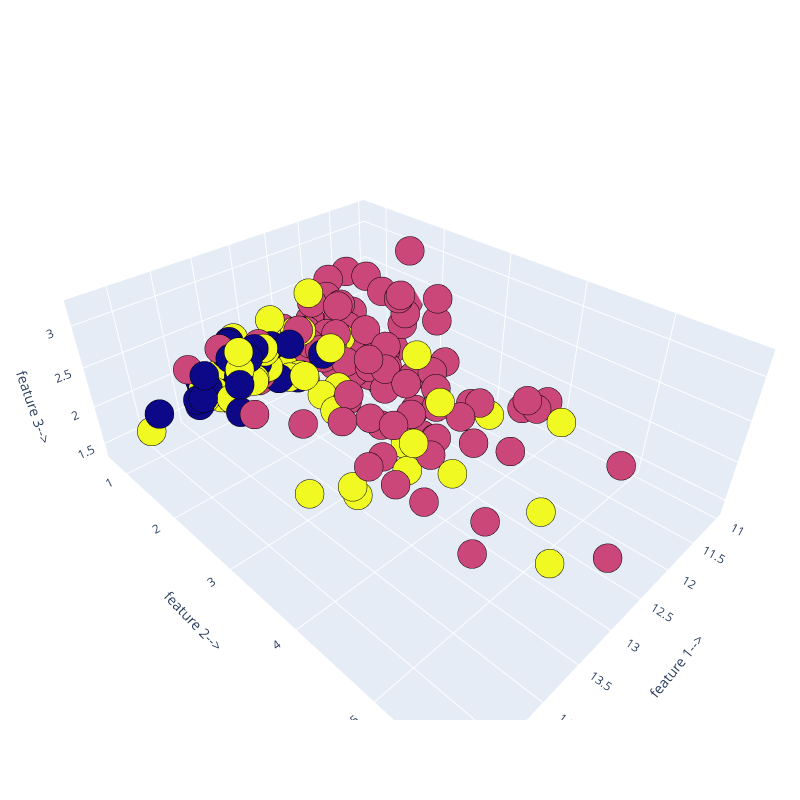

Notebook code for this chart:
### Code cell
import plotly.graph_objects as go
from sklearn.cluster import KMeans

# Assuming X is your dataset
# k-means using k = 3
kmeans = KMeans(n_clusters=4)
kmeans.fit(X)
y_kmeans = kmeans.predict(X)

# 3D plot
Scene = dict(xaxis=dict(title='feature 1-->'),
             yaxis=dict(title='feature 2-->'),
             zaxis=dict(title='feature 3-->'))

labels = kmeans.labels_
trace = go.Scatter3d(x=X[:, 0], y=X[:, 1], z=X[:, 2], mode='markers',
                     marker=dict(color=labels, size=10, line=dict(color='black', width=10)))
layout = go.Layout(margin=dict(l=0, r=0), scene=Scene, height=800, width=800)
data = [trace]
fig = go.Figure(data=data, layout=layout)
fig.show()

### Figure 1 — Plotly figure (JSON) as saved in the notebook; plotly's stock layout.template omitted (floating-point values rounded to 4 significant figures; data arrays with more than 128 entries replaced by an {"elided": "..."} marker saying what was removed)
{"data": [{"marker": {"color": {"elided": "178 int values"}, "line": {"color": "black", "width": 10}, "size": 10}, "mode": "markers", "type": "scatter3d", "x": {"elided": "178 float values"}, "y": {"elided": "178 float values"}, "z": {"elided": "178 float values"}}], "layout": {"height": 800, "margin": {"l": 0, "r": 0}, "scene": {"xaxis": {"title": {"text": "feature 1-->"}}, "yaxis": {"title": {"text": "feature 2-->"}}, "zaxis": {"title": {"text": "feature 3-->"}}}, "width": 800}}
